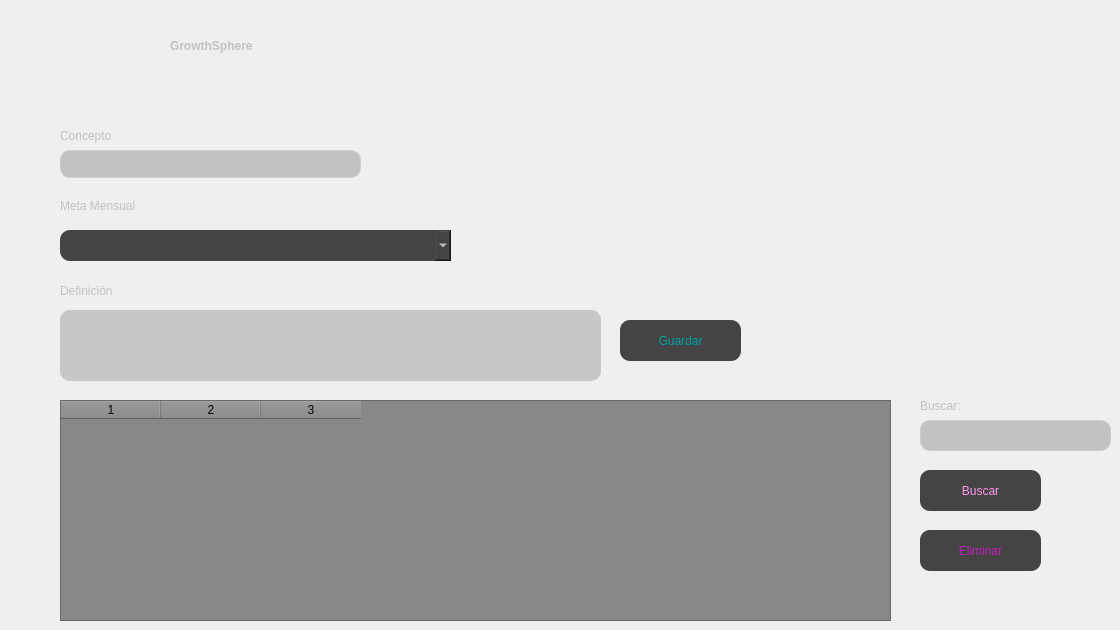
   <widget class="QWidget" name="tab_8">
    <attribute name="title">
     <string>Wiki</string>
    </attribute>
    <widget class="QTableWidget" name="tablaWiki">
     <property name="geometry">
      <rect>
       <x>60</x>
       <y>400</y>
       <width>831</width>
       <height>221</height>
      </rect>
     </property>
     <property name="styleSheet">
      <string notr="true">background-color: rgb(136, 136, 136);</string>
     </property>
     <property name="columnCount">
      <number>3</number>
     </property>
     <column/>
     <column/>
     <column/>
    </widget>
    <widget class="QLabel" name="label_26">
     <property name="geometry">
      <rect>
       <x>60</x>
       <y>120</y>
       <width>111</width>
       <height>31</height>
      </rect>
     </property>
     <property name="styleSheet">
      <string notr="true">  font: 12pt &quot;Segoe UI&quot;;
  color: rgb(193, 193, 193)</string>
     </property>
     <property name="text">
      <string>Concepto</string>
     </property>
    </widget>
    <widget class="QLineEdit" name="concepto">
     <property name="geometry">
      <rect>
       <x>60</x>
       <y>150</y>
       <width>301</width>
       <height>28</height>
      </rect>
     </property>
     <property name="styleSheet">
      <string notr="true">QLineEdit{
font: 12pt &quot;Segoe UI&quot;;
color: rgb(0, 0, 0);
border: 1px solid #ccc;
border-radius: 10px;
background-color: rgb(194, 194, 194);
}</string>
     </property>
     <property name="text">
      <string/>
     </property>
    </widget>
    <widget class="QLabel" name="label_27">
     <property name="geometry">
      <rect>
       <x>60</x>
       <y>280</y>
       <width>231</width>
       <height>21</height>
      </rect>
     </property>
     <property name="styleSheet">
      <string notr="true">  font: 12pt &quot;Segoe UI&quot;;
  color: rgb(193, 193, 193)</string>
     </property>
     <property name="text">
      <string>Definición</string>
     </property>
    </widget>
    <widget class="QPushButton" name="guardar_wiki">
     <property name="geometry">
      <rect>
       <x>620</x>
       <y>320</y>
       <width>121</width>
       <height>41</height>
      </rect>
     </property>
     <property name="styleSheet">
      <string notr="true">QPushButton {
  font: 12pt &quot;Segoe UI&quot;;
  border: none;
  background-color: rgb(68, 68, 68);
  color: white;
  border-radius: 10px;
  color: rgb(0, 163, 163);
}

QPushButton:hover {
  background-color: rgb(81, 81, 81);
  border-color: rgb(81, 81, 81);
}

QPushButton:pressed {
  background-color: rgb(81, 81, 81);
  border-color: rgb(81, 81, 81);
}
</string>
     </property>
     <property name="text">
      <string>Guardar</string>
     </property>
    </widget>
    <widget class="QLabel" name="label_28">
     <property name="geometry">
      <rect>
       <x>920</x>
       <y>390</y>
       <width>111</width>
       <height>31</height>
      </rect>
     </property>
     <property name="styleSheet">
      <string notr="true">  font: 12pt &quot;Segoe UI&quot;;
  color: rgb(193, 193, 193)</string>
     </property>
     <property name="text">
      <string>Buscar:</string>
     </property>
    </widget>
    <widget class="QLineEdit" name="buscar_text_wiki">
     <property name="geometry">
      <rect>
       <x>920</x>
       <y>420</y>
       <width>191</width>
       <height>31</height>
      </rect>
     </property>
     <property name="styleSheet">
      <string notr="true">QLineEdit{
font: 12pt &quot;Segoe UI&quot;;
color: rgb(0, 0, 0);
border: 1px solid #ccc;
border-radius: 10px;
background-color: rgb(194, 194, 194);
}</string>
     </property>
     <property name="text">
      <string/>
     </property>
    </widget>
    <widget class="QLabel" name="label_29">
     <property name="geometry">
      <rect>
       <x>60</x>
       <y>190</y>
       <width>141</width>
       <height>31</height>
      </rect>
     </property>
     <property name="styleSheet">
      <string notr="true">  font: 12pt &quot;Segoe UI&quot;;
  color: rgb(193, 193, 193)</string>
     </property>
     <property name="text">
      <string>Meta Mensual</string>
     </property>
    </widget>
    <widget class="QComboBox" name="meses_text">
     <property name="geometry">
      <rect>
       <x>60</x>
       <y>230</y>
       <width>391</width>
       <height>31</height>
      </rect>
     </property>
     <property name="styleSheet">
      <string notr="true">QComboBox {
  font: 12pt &quot;Segoe UI&quot;;
  background-color: rgb(68, 68, 68);
  color: white;
  border-radius: 10px;
}
QComboBox:items{
  font: 12pt &quot;Segoe UI&quot;;
    color: white;
}
QListView{
  font: 12pt &quot;Segoe UI&quot;;
    color: white;
}    </string>
     </property>
    </widget>
    <widget class="QPushButton" name="buscar_wiki">
     <property name="geometry">
      <rect>
       <x>920</x>
       <y>470</y>
       <width>121</width>
       <height>41</height>
      </rect>
     </property>
     <property name="styleSheet">
      <string notr="true">QPushButton {
  font: 12pt &quot;Segoe UI&quot;;
  border: none;
  background-color: rgb(68, 68, 68);
  color: white;
  border-radius: 10px;
  color: rgb(255, 151, 236);
}

QPushButton:hover {
  background-color: rgb(81, 81, 81);
  border-color: rgb(81, 81, 81);
}

QPushButton:pressed {
  background-color: rgb(81, 81, 81);
  border-color: rgb(81, 81, 81);
}
</string>
     </property>
     <property name="text">
      <string>Buscar</string>
     </property>
    </widget>
    <widget class="QLabel" name="label_25">
     <property name="geometry">
      <rect>
       <x>170</x>
       <y>30</y>
       <width>201</width>
       <height>31</height>
      </rect>
     </property>
     <property name="styleSheet">
      <string notr="true">  font: 16pt &quot;Segoe UI&quot;;
  color: rgb(193, 193, 193);
font-weight: bold;</string>
     </property>
     <property name="text">
      <string>GrowthSphere</string>
     </property>
    </widget>
    <widget class="QLabel" name="logo_wiki">
     <property name="geometry">
      <rect>
       <x>60</x>
       <y>10</y>
       <width>91</width>
       <height>81</height>
      </rect>
     </property>
     <property name="autoFillBackground">
      <bool>false</bool>
     </property>
     <property name="text">
      <string/>
     </property>
     <property name="pixmap">
      <pixmap>e.jpg</pixmap>
     </property>
     <property name="scaledContents">
      <bool>true</bool>
     </property>
    </widget>
    <widget class="QTextEdit" name="definicion">
     <property name="geometry">
      <rect>
       <x>60</x>
       <y>310</y>
       <width>541</width>
       <height>71</height>
      </rect>
     </property>
     <property name="styleSheet">
      <string notr="true">background-color: rgb(199, 199, 199);
border-radius: 10px;</string>
     </property>
    </widget>
    <widget class="QPushButton" name="eliminar_wiki">
     <property name="geometry">
      <rect>
       <x>920</x>
       <y>530</y>
       <width>121</width>
       <height>41</height>
      </rect>
     </property>
     <property name="styleSheet">
      <string notr="true">QPushButton {
  font: 12pt &quot;Segoe UI&quot;;
  border: none;
  background-color: rgb(68, 68, 68);
  color: white;
  border-radius: 10px;
  color: rgb(190, 31, 187);
}

QPushButton:hover {
  background-color: rgb(81, 81, 81);
  border-color: rgb(81, 81, 81);
}

QPushButton:pressed {
  background-color: rgb(81, 81, 81);
  border-color: rgb(81, 81, 81);
}
</string>
     </property>
     <property name="text">
      <string>Eliminar</string>
     </property>
    </widget>
   </widget>
